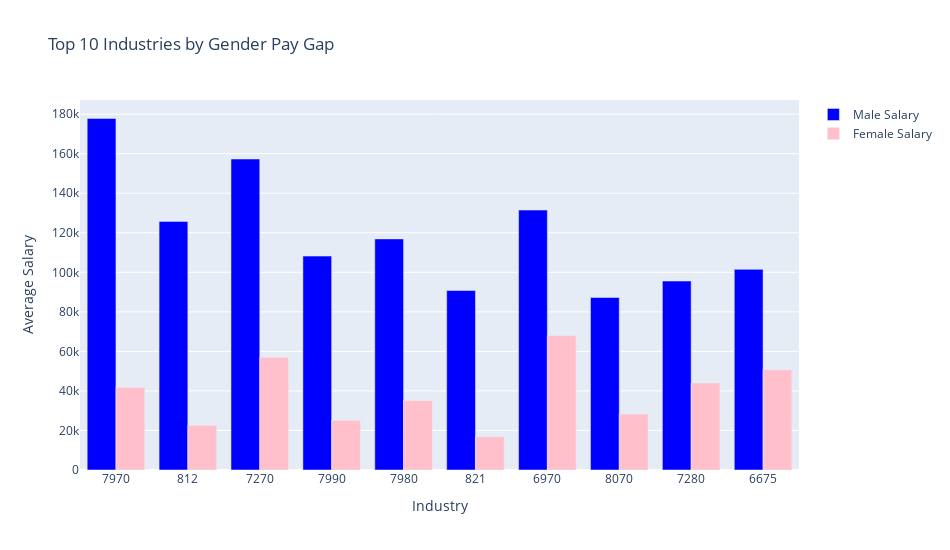

The notebook cell this image was saved under:
### Code cell
#Group by industry and gender, and calculate the average salary
grouped_data = (combined_df
                .groupBy('ind', 'sex_1')
                .agg(F.mean('incwage').alias('avg_incwage')))

# Pivot the DataFrame to get a wide format with genders as columns
grouped_data = grouped_data.groupBy('ind').pivot('sex_1', ['male', 'female']).agg(F.first('avg_incwage'))

#Calculate the pay gap (male salary - female salary)
grouped_data = grouped_data.withColumn('pay_gap', grouped_data['male'] - grouped_data['female'])

#Sort by the largest pay gap and select the top 10
top_10_industries = grouped_data.sort('pay_gap', ascending=False).limit(10)

#Convert to Pandas DataFrame for plotting if needed
top_10_industries_pd = top_10_industries.toPandas()

# Plotting

fig = go.Figure()

# Add male salaries
fig.add_trace(go.Bar(
    x=top_10_industries_pd['ind'], 
    y=top_10_industries_pd['male'], 
    name='Male Salary',
    marker_color='blue',
    hovertemplate='Industry: %{x}<br>Male Salary: %{y}<extra></extra>'
))

# Add female salaries
fig.add_trace(go.Bar(
    x=top_10_industries_pd['ind'], 
    y=top_10_industries_pd['female'], 
    name='Female Salary',
    marker_color='pink',
    hovertemplate='Industry: %{x}<br>Female Salary: %{y}<extra></extra>'
))

# Customize layout
fig.update_layout(
    title='Top 10 Industries by Gender Pay Gap',
    xaxis_title='Industry',
    yaxis_title='Average Salary',
    barmode='group',
    hovermode='x unified',
    width=950,  
    height=550
)

# Show plot
fig.show()

### Figure 1 — Plotly figure (JSON) as saved in the notebook; plotly's stock layout.template omitted (floating-point values rounded to 4 significant figures)
{"data": [{"hovertemplate": "Industry: %{x}<br>Male Salary: %{y}<extra></extra>", "marker": {"color": "blue"}, "name": "Male Salary", "type": "bar", "x": ["7970", "812", "7270", "7990", "7980", "821", "6970", "8070", "7280", "6675"], "y": [177800.0, 125800.0, 157300.0, 108200.0, 116900.0, 90780.0, 131500.0, 87260.0, 95590.0, 101500]}, {"hovertemplate": "Industry: %{x}<br>Female Salary: %{y}<extra></extra>", "marker": {"color": "pink"}, "name": "Female Salary", "type": "bar", "x": ["7970", "812", "7270", "7990", "7980", "821", "6970", "8070", "7280", "6675"], "y": [41800.0, 22620.0, 57040.0, 25130.0, 35180.0, 16810.0, 67940.0, 28300.0, 44030.0, 50700]}], "layout": {"barmode": "group", "height": 550, "hovermode": "x unified", "title": {"text": "Top 10 Industries by Gender Pay Gap"}, "width": 950, "xaxis": {"title": {"text": "Industry"}}, "yaxis": {"title": {"text": "Average Salary"}}}}
